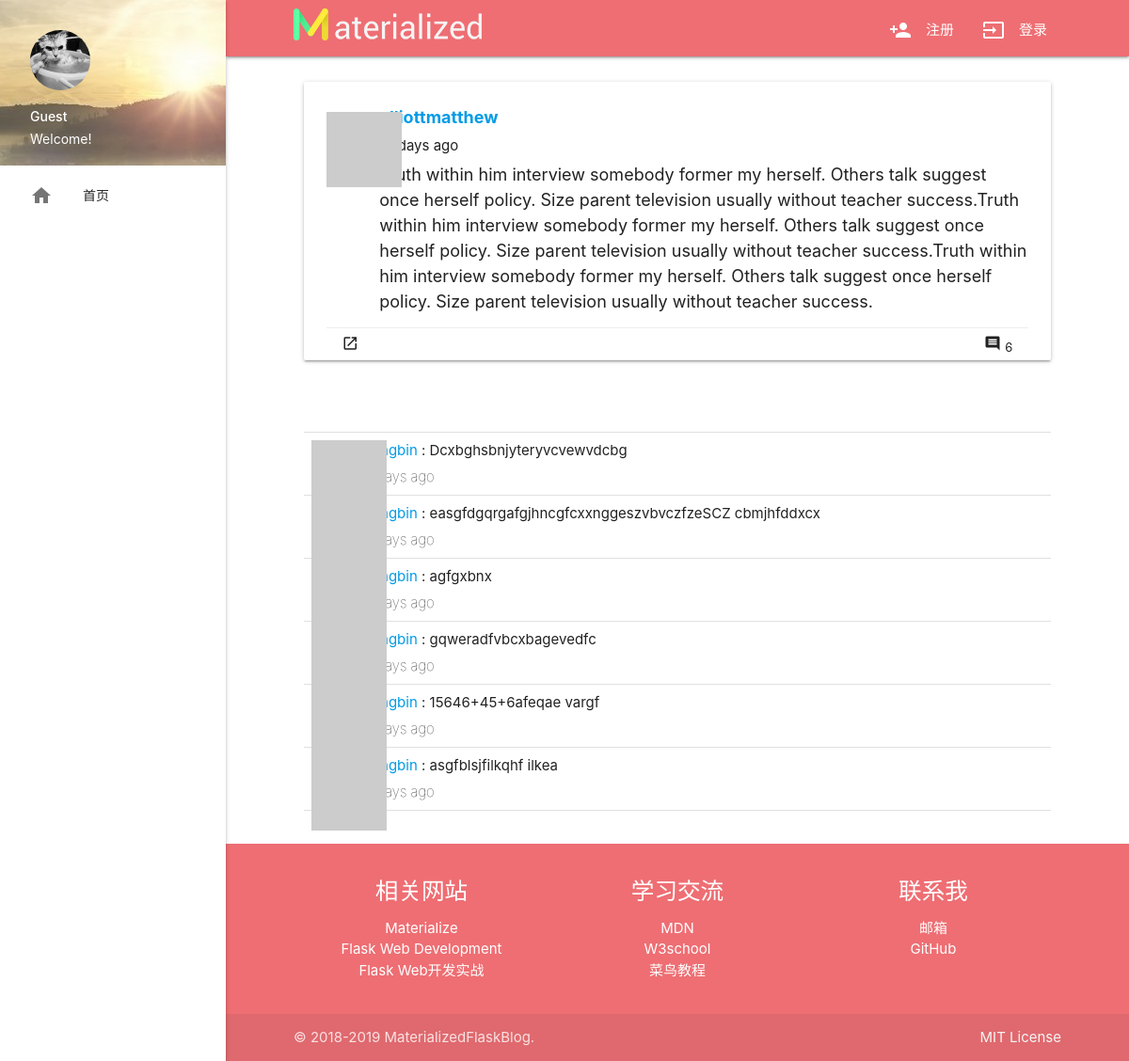
The page /post/66 on the database as committed earlier.
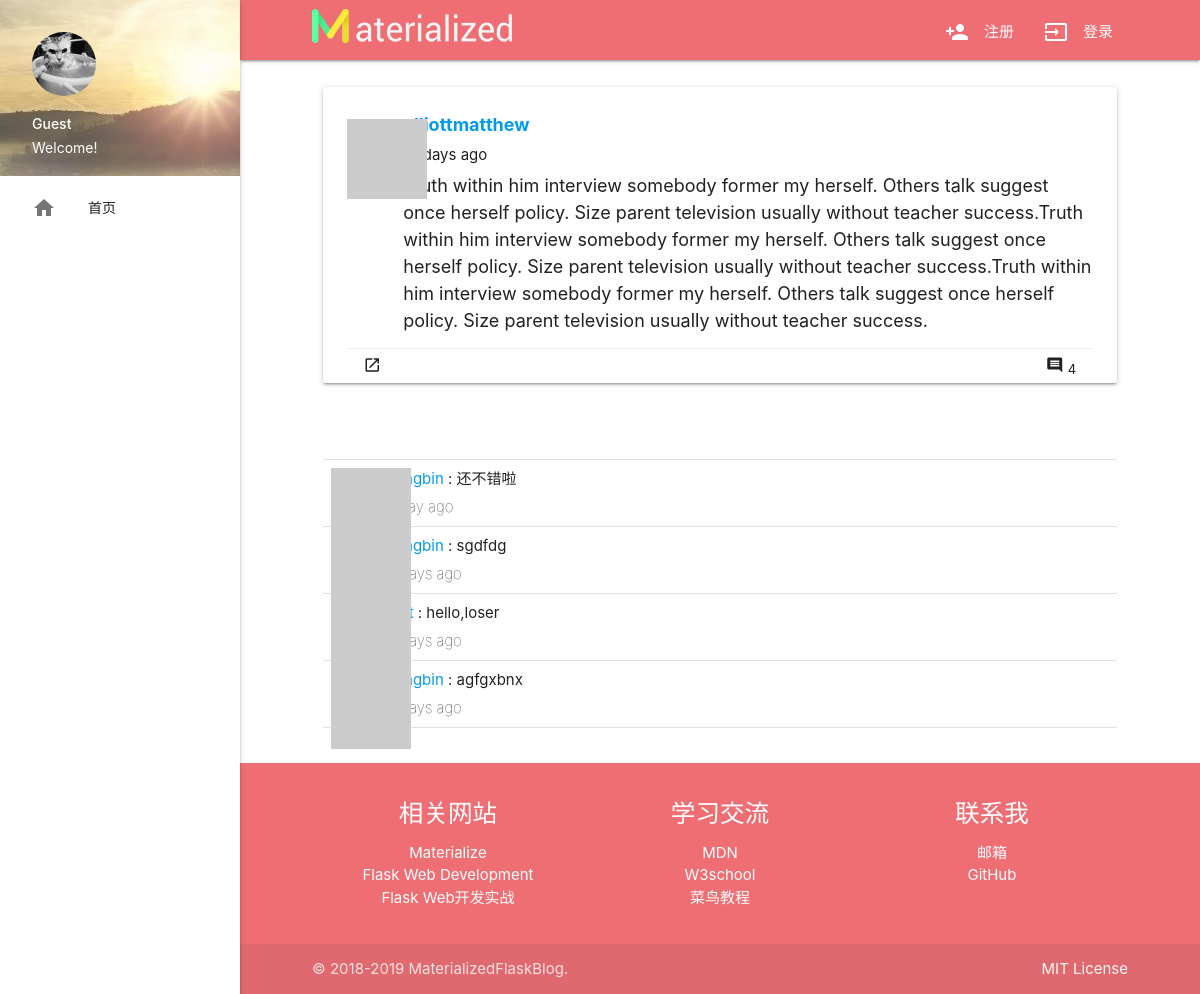
The same page on the database as committed later.
### app/models.py (models this page shows, shortened)
class Comment(db.Model):
    __tablename__ = 'comments'
    id = db.Column(db.Integer, primary_key=True)
    body = db.Column(db.Text)
    body_html = db.Column(db.Text)
    timestamp = db.Column(db.DateTime, index=True, default=datetime.utcnow)
    disabled = db.Column(db.Boolean)
    author_id = db.Column(db.Integer, db.ForeignKey('users.id'))
    post_id = db.Column(db.Integer, db.ForeignKey('posts.id'))

class User(UserMixin, db.Model):
    __tablename__ = 'users'
    id = db.Column(db.Integer, primary_key=True)
    email = db.Column(db.String(64), unique=True, index=True)
    username = db.Column(db.String(64), unique=True, index=True)
    role_id = db.Column(db.Integer, db.ForeignKey('roles.id'))
    password_hash = db.Column(db.String(128))
    confirmed = db.Column(db.Boolean, default=False)
    name = db.Column(db.String(64))
    location = db.Column(db.String(64))
    about_me = db.Column(db.Text())
    member_since = db.Column(db.DateTime(), default=datetime.utcnow)
    last_seen = db.Column(db.DateTime(), default=datetime.utcnow)
    avatar_hash = db.Column(db.String(32))
    posts = db.relationship('Post', backref='author', lazy='dynamic')
    followed = db.relationship('Follow',
                               foreign_keys=[Follow.follower_id],
                               backref=db.backref('follower', lazy='joined'),
                               lazy='dynamic',
                               cascade='all, delete-orphan')
    followers = db.relationship('Follow',
                                foreign_keys=[Follow.followed_id],
                                backref=db.backref('followed', lazy='joined'),
                                lazy='dynamic',
                                cascade='all, delete-orphan')
    comments = db.relationship('Comment', backref='author', lazy='dynamic')
    collections = db.relationship('Post',
                                  secondary=collect,
                                  backref=db.backref('collectors', lazy='dynamic'),
                                  lazy='dynamic')
    liked_posts = db.relationship('Post',
                                  secondary=like,
                                  backref=db.backref('likers', lazy='dynamic'),
                                  lazy='dynamic')
    items = db.relationship('Item', backref='author', cascade='all')
    @property
    def password(self):
        raise AttributeError('password is not a readable attribute')
    def gravatar_hash(self):
        return hashlib.md5(self.email.lower().encode('utf-8')).hexdigest()
    def gravatar(self, size=100, default='identicon', rating='g'):
        url = 'https://secure.gravatar.com/avatar'
        hash = self.avatar_hash or self.gravatar_hash()
        return '{url}/{hash}?s={size}&d={default}&r={rating}'.format(
            url=url, hash=hash, size=size, default=default, rating=rating)
    def collect(self, post):
        if not self.is_collecting(post):
            self.collections.append(post)
            db.session.add(self)
    def like(self, post):
        if not self.is_liking(post):
            self.liked_posts.append(post)
            db.session.add(self)

### app/main/views.py (the view, shortened to what this page needs)
@main.route('/post/<int:id>', methods=['GET', 'POST'])
def post(id):
    post = Post.query.get_or_404(id)
    form = CommentForm()
    page = request.args.get('page', 1, type=int)
    pagination = post.comments.order_by(Comment.timestamp.desc()).paginate(
        page, per_page=current_app.config['FLASKY_COMMENTS_PER_PAGE'],
        error_out=False)
    comments = pagination.items
    return render_template('post.html', post=post, form=form, comments=comments)

### app/auth/views.py (called while the page is built)
@auth.before_app_request
def before_request():
    if current_user.is_authenticated:
        current_user.ping()
        if not current_user.confirmed \
                and request.endpoint \
                and request.blueprint != 'auth'\
                and request.endpoint != 'static':
            return redirect(url_for('auth.unconfirmed'))

### app/main/__init__.py (called while the page is built)
@main.app_context_processor
def inject_permissions():
    return dict(Permission=Permission)

### app/models.py (called while the page is built)
    def can(self, permissions):
        return False

    def is_administrator(self):
        return False

### app/templates/post.html (shortened to what this page needs)
{% extends "base.html" %}
{% import "_macros.html" as macros %}
{% block content %}
<main>
    <div class="container">
        <div class="row">
            <ul class="col s12 m12 l12 posts">
                {% include '_post.html' %}
            </ul>
            <ul class="col s12 m12 l12">
            </ul>
            <ul class="col s12 m12 l12">
                <ul class="comments">
                {% for comment in comments %}
                    {% include '_comment.html' %}
                {% endfor %}
                </ul>
            </ul>
        </div>
    </div>
</main>
{% endblock %}

### app/templates/_post.html (shortened to what this page needs)
<div class="card post-card">
    <div class="post-thumbnail">
        <a href="{{ url_for('.user', username=post.author.username) }}">
            <img class="profile-thumbnail" src="{{ post.author.gravatar(size=40) }}">
        </a>
    </div>
    <div class="post-content">
        <div class="post-author"><a href="{{ url_for('.user', username=post.author.username) }}">{{ post.author.username }}</a></div>
        <div class="post-date">{{ moment(post.timestamp).fromNow() }}</div>
        <div class="post-body">{{ post.body }}</div>
    </div>
    <div class="post-footer">
        <ul class="">
            <a class="waves-effect waves-teal btn-small btn-flat" href="{{ url_for('.post', id=post.id) }}">
                <i class="material-icons">launch</i>
            </a>
            <a class="waves-effect waves-teal btn-small btn-flat right" href="{{ url_for('.post', id=post.id) }}">
                <i class="material-icons" id="collect-btn">comment</i>
                <span class="comment-num">{{ post.comments.count() }}</span>
            </a>
        </ul>
    </div>
</div>

### app/templates/_comment.html (shortened to what this page needs)
<li class="comment">
    <div class="comment-thumbnail">
        <a href="{{ url_for('.user', username=comment.author.username) }}">
            <img class="img-rounded profile-thumbnail" src="{{ comment.author.gravatar(size=40) }}">
        </a>
    </div>
    <div class="comment-content">
        <div class="comment-author">
            <a href="{{ url_for('.user', username=comment.author.username) }}">
                {{ comment.author.username }}</a> : {{ comment.body }}
        </div>
        <div class="comment-date">
            {{ moment(comment.timestamp).fromNow() }}
        </div>
    </div>
</li>

Rows that differ between the two databases and show on the page:
removed Comment: author.username "yangbin", body "Dcxbghsbnjyteryvcvewvdcbg", timestamp "8 days ago"
removed Comment: author.username "yangbin", body "easgfdgqrgafgjhncgfcxxnggeszvbvczfzeSCZ cbmjhfddxcx", timestamp "8 days ago"
removed Comment: author.username "yangbin", body "gqweradfvbcxbagevedfc", timestamp "8 days ago"
removed Comment: author.username "yangbin", body "15646+45+6afeqae vargf", timestamp "8 days ago"
removed Comment: author.username "yangbin", body "asgfblsjfilkqhf ilkea", timestamp "8 days ago"
added Comment: author.username "yangbin", body "还不错啦", timestamp "a day ago"
added Comment: author.username "yangbin", body "sgdfdg", timestamp "8 days ago"
added Comment: body "hello,loser", timestamp "8 days ago"
Other text that changed with them:
{{ post.comments.count() }}: "6" → "4"
